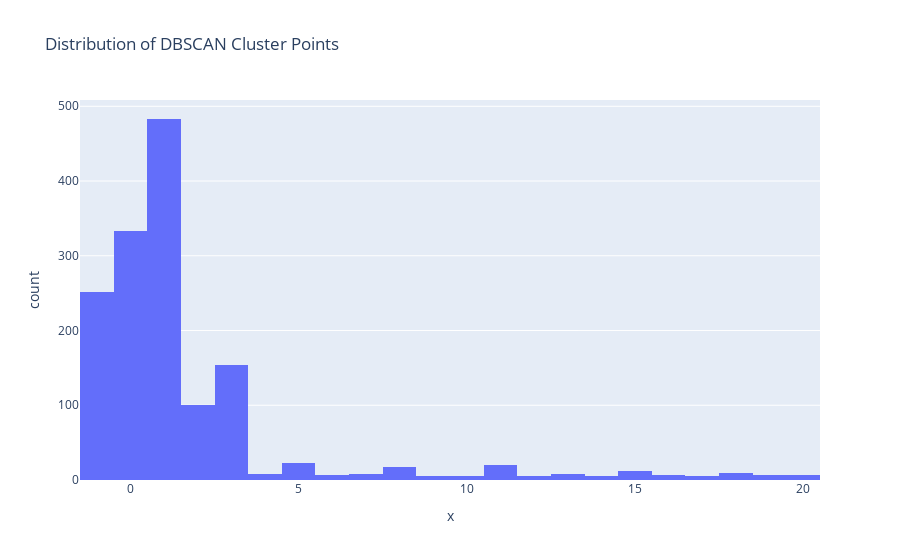

Notebook source saved alongside this figure:
### Code cell
px.histogram(x=DBSCAN_clustering.labels_, title='Distribution of DBSCAN Cluster Points')

### Figure 1 — Plotly figure (JSON) as saved in the notebook; plotly's stock layout.template omitted (floating-point values rounded to 4 significant figures; data arrays with more than 128 entries replaced by an {"elided": "..."} marker saying what was removed)
{"data": [{"alignmentgroup": "True", "bingroup": "x", "hovertemplate": "x=%{x}<br>count=%{y}<extra></extra>", "legendgroup": "", "marker": {"color": "#636efa"}, "name": "", "offsetgroup": "", "orientation": "v", "showlegend": false, "type": "histogram", "x": {"elided": "1486 int values"}, "xaxis": "x", "yaxis": "y"}], "layout": {"barmode": "relative", "legend": {"tracegroupgap": 0}, "title": {"text": "Distribution of DBSCAN Cluster Points"}, "xaxis": {"anchor": "y", "domain": [0, 1], "title": {"text": "x"}}, "yaxis": {"anchor": "x", "domain": [0, 1], "title": {"text": "count"}}}}
